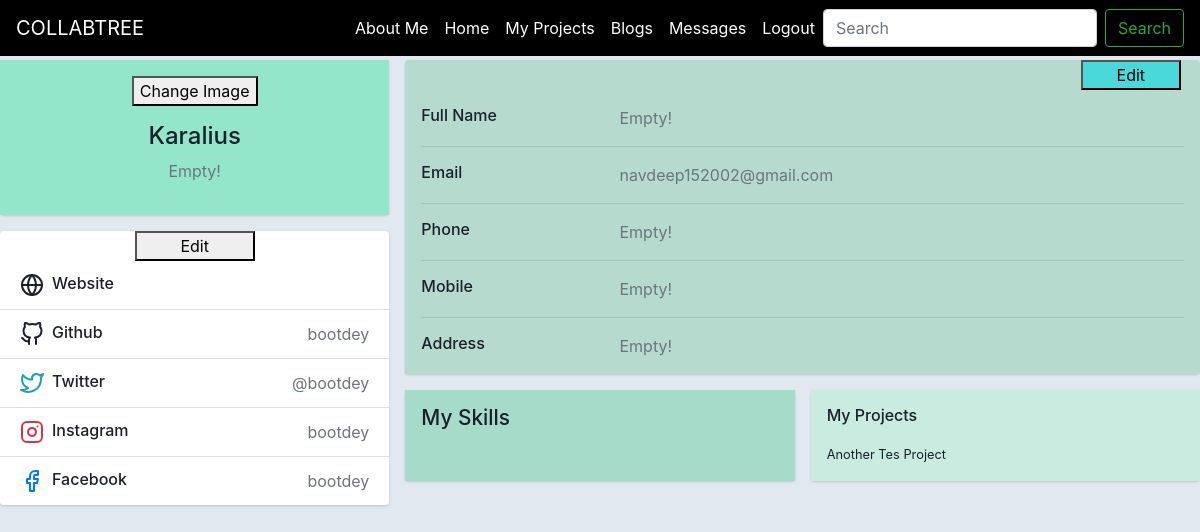
The page /profile/ (signed in) on the database as committed earlier.
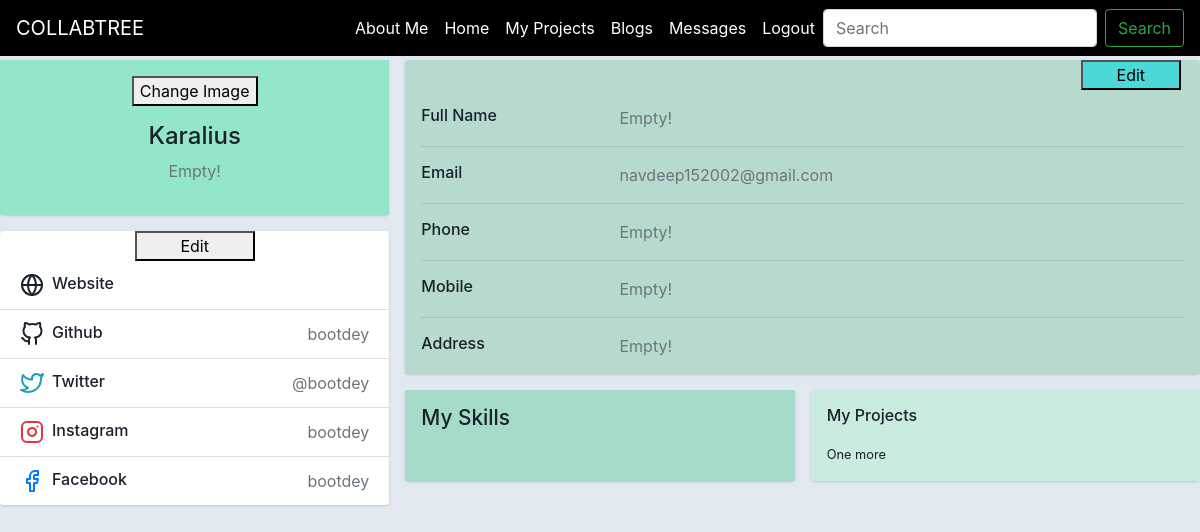
The same page on the database as committed later.
### backend/models.py (models this page shows)
class Project(models.Model):
    status = models.CharField(max_length=100, blank=True)
    title = models.CharField(max_length=200,blank=True)
    description = models.TextField(max_length=400,blank=True)
    owner = models.ForeignKey(UserAttribs, on_delete = models.CASCADE, related_name="owner")
    duration = models.IntegerField(blank=True, null=True)
    assigned_user = models.ForeignKey(UserAttribs, on_delete = models.CASCADE, related_name="assigned_user", null=True, blank=True)
    stipend = models.IntegerField(blank=True, null=True)
    applied_users = models.ManyToManyField(UserAttribs,  null=True, blank=True)
    tags_requirement = TaggableManager()
    project_questions = models.OneToOneField(Project_Question,on_delete=models.CASCADE,null=True, blank=True)
    def __str__(self):
        return self.title

### backend/views.py (the view, shortened to what this page needs)
# urls.py: path('profile/', views.profile, name='profile'),
def profile(request, id=None):
    current_user = UserAttribs.objects.get(user = request.user)
    if request.method == "POST" and request.FILES.get('image'):
        user_object = UserAttribs.objects.get(user = request.user)
        user_object.user_image = request.FILES.get('image')
        print(user_object.user_image)
        user_object.save()
        user_skills = str(user_object.skills)
        user_skills = user_skills.split(',')
        while ('' in user_skills):
            user_skills.remove('')
        skills = user_skills
        color_list = []
        skill_colors = dict()
        list_color_pair = []
        for _ in range(len(skills)):
            random_number = random.randint(0,16777215)
            hex_number = str(hex(random_number))
            hex_number =hex_number[2:]
            color_list.append(hex_number)
            skill_colors['ski'] = skills[_]
            skill_colors['col'] = hex_number
            list_color_pair.append({'ski': skills[_], 'col': hex_number})
        full_name = user_object.full_name
        phone = user_object.phone_number
        mobile = user_object.mobile_number
        address = user_object.address
        website = user_object.website
        return render(request, 'User Profile/profile.html', {'user_display': user_object,'user_object':user_object ,'website':website, 'skills': list_color_pair, 'name': full_name, 'phone': phone, 'mobile': mobile, 'address': address, 'assigned_projects': user_object.assigned_project.all() })
    elif request.method == "GET":
        user_object = UserAttribs.objects.get(user=request.user)
        user_skills = str(user_object.skills)
        print('Printing: '+str(user_skills))
        user_skills = user_skills.split(',')
        while ('' in user_skills):
            user_skills.remove('')
        print(user_skills)
        skills = user_skills
        color_list = []
        skill_colors = dict()
        list_color_pair = []
        print(list_color_pair)
        full_name = user_object.full_name
        phone = user_object.phone_number
        mobile = user_object.mobile_number
        address = user_object.address
        website = user_object.website
        return render(request, 'User Profile/profile.html', {'user_display': user_object,'user_object':user_object,'skills': list_color_pair,'website': website, 'name': full_name, 'phone': phone, 'mobile': mobile, 'address': address, 'assigned_projects': user_object.assigned_project.all()})

### templates/User Profile/profile.html (shortened to what the changed rows need)
<!DOCTYPE html>
<html lang="en">
  {% load static %}
<head>
    <link href="http://netdna.bootstrapcdn.com/bootstrap/4.4.1/css/bootstrap.min.css" rel="stylesheet">
    <link rel="stylesheet" href="{% static 'User Profile/styles.css' %}">
</head>
<body>
<div >
    <div>
          <div class="row gutters-sm top-cont">
            <div class="col-md-8">
              <div class="row gutters-sm">
                <div class="col-sm-6 mb-3">
                  <div class="card h-100">
                    <div class="card-body" style="background-color: rgb(202, 235, 224);">
                      <h6 class="d-flex align-items-center mb-3">My Projects</h6>
                      {% for assigned in assigned_projects %}
                      <small>{{ assigned }}</small>
                      <br>
                      {% endfor %}
                    </div>
                  </div>
                </div>
              </div>
            </div>
          </div>
        </div>
    </div>
</body>
</html>

Rows that differ between the two databases and show on the page:
removed Project: title "Another Tes Project"
now on this page (row edited): Project: title "One more"
